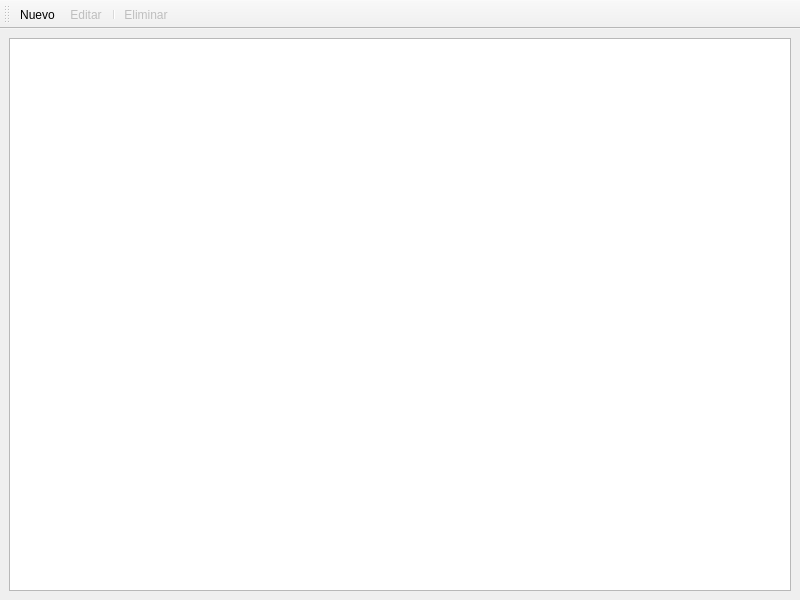
<?xml version="1.0" encoding="UTF-8"?>
<ui version="4.0">
 <class>GestionarClientes</class>
 <widget class="QMainWindow" name="GestionarClientes">
  <property name="geometry">
   <rect>
    <x>0</x>
    <y>0</y>
    <width>800</width>
    <height>600</height>
   </rect>
  </property>
  <property name="windowTitle">
   <string>MainWindow</string>
  </property>
  <widget class="QWidget" name="centralwidget">
   <layout class="QVBoxLayout" name="verticalLayout">
    <item>
     <widget class="QTableView" name="clientesTableWidget">
      <property name="alternatingRowColors">
       <bool>true</bool>
      </property>
      <property name="selectionMode">
       <enum>QAbstractItemView::SingleSelection</enum>
      </property>
      <property name="selectionBehavior">
       <enum>QAbstractItemView::SelectRows</enum>
      </property>
      <attribute name="horizontalHeaderStretchLastSection">
       <bool>true</bool>
      </attribute>
      <attribute name="verticalHeaderCascadingSectionResizes">
       <bool>true</bool>
      </attribute>
     </widget>
    </item>
   </layout>
  </widget>
  <widget class="QToolBar" name="toolBar">
   <property name="windowTitle">
    <string>toolBar</string>
   </property>
   <property name="toolButtonStyle">
    <enum>Qt::ToolButtonTextBesideIcon</enum>
   </property>
   <attribute name="toolBarArea">
    <enum>TopToolBarArea</enum>
   </attribute>
   <attribute name="toolBarBreak">
    <bool>false</bool>
   </attribute>
   <addaction name="actionNuevo"/>
   <addaction name="actionEditar"/>
   <addaction name="separator"/>
   <addaction name="actionEliminar"/>
  </widget>
  <action name="actionNuevo">
   <property name="icon">
    <iconset theme="filenew"/>
   </property>
   <property name="text">
    <string>Nuevo</string>
   </property>
   <property name="toolTip">
    <string>Nuevo cliente</string>
   </property>
  </action>
  <action name="actionEditar">
   <property name="enabled">
    <bool>false</bool>
   </property>
   <property name="icon">
    <iconset theme="format-text-direction-ltr"/>
   </property>
   <property name="text">
    <string>Editar</string>
   </property>
   <property name="toolTip">
    <string>Editar cliente</string>
   </property>
  </action>
  <action name="actionEliminar">
   <property name="enabled">
    <bool>false</bool>
   </property>
   <property name="icon">
    <iconset theme="gtk-delete"/>
   </property>
   <property name="text">
    <string>Eliminar</string>
   </property>
   <property name="toolTip">
    <string>Eliminar cliente</string>
   </property>
  </action>
 </widget>
 <resources/>
 <connections/>
</ui>
